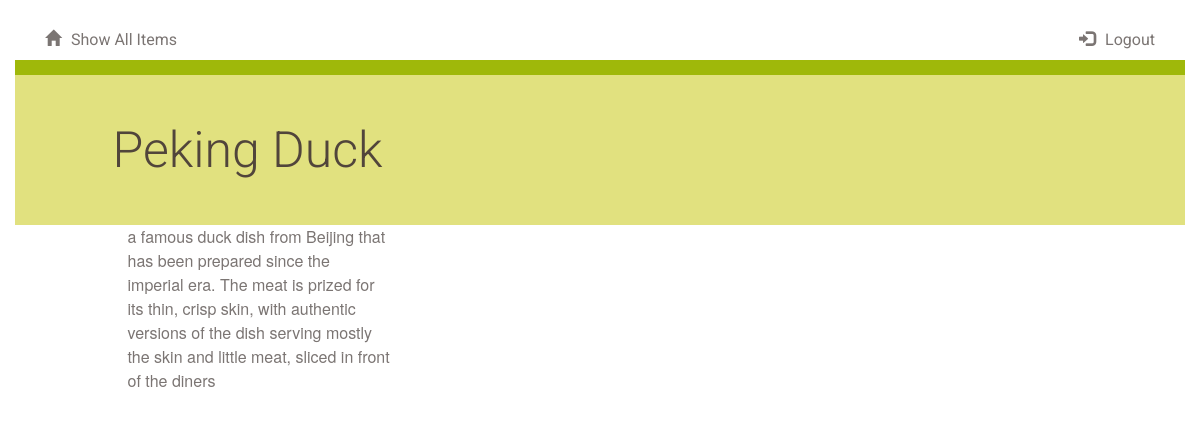
/catalog/2/10/, run on the app's committed database.
### database_setup.py (models this page shows, shortened)
class Item(Base):
    __tablename__ = 'item'
    id = Column(Integer, primary_key=True)
    name = Column(String(80), nullable=False)
    description = Column(String(250))
    category_id = Column(Integer, ForeignKey('category.id'))
    category = relationship(Category)
    user_id = Column(Integer, ForeignKey('user.id'))
    user = relationship(User)

### project.py (the view)
@app.route('/catalog/<int:category_id>/<int:item_id>/')
def showItemsDescription(item_id, category_id):
    category = session.query(Category).filter_by(id=category_id).one()
    item = session.query(Item).filter_by(id=item_id).one()
    return render_template('item_description.html', category=category,
                           item=item)

### templates/item_description.html
{% extends "main.html" %}
{% block content %}
{% include "header.html" %}
    <div class="row divider green">
        <div class="col-md-12"></div>
    </div>
    <div class="row banner menu">
        <div class="col-md-11 col-md-offset-1 padding-none">
            <h1>{{item.name}}
            </h1>
        </div>
    </div>
    <div class="row">
        <div class="col-md-1"></div>
        <div class="col-md-3">
            <div class="item-description">
                <p>{{item.description}}</p>
            </div>
        </div>
        <div class="col-md-1"></div>
    </div>
{% endblock %}

### static/styles.css (style rules this page uses)
* { font-family: "Helvetica Neue Bold", Roboto, Helvetica, Arial, sans-serif; font-weight: 700; }
h1 { font-family: "Helvetica Neue Light", Roboto, Helvetica, Arial, sans-serif; font-size: 50px; color: #51453B; line-height: 60px; font-weight: 300; }
p { font-family: "Helvetica Neue", Roboto, Helvetica, Arial, sans-serif; font-size: 16px; color: #7B7573; line-height: 24px; font-weight: 400; }
body { font-size: 100%; font-family: "PT Sans", sans-serif; color: #505260; background-color: white; }
.padding-none { padding: 0; }
.divider { height: 15px; }
.divider.green { background-color: #9FB80A; }
.banner.menu { height: 150px; background-color: #E1E17F; }
.banner h1 { margin: 45px 0; }

### data on the page
Item: name "Peking Duck", description "a famous duck dish from Beijing that has been prepared since the imperial era. The meat is prized for its thin, crisp skin, with authentic versions of the dish serving mostly the skin and little meat, sliced in front of the diners"
